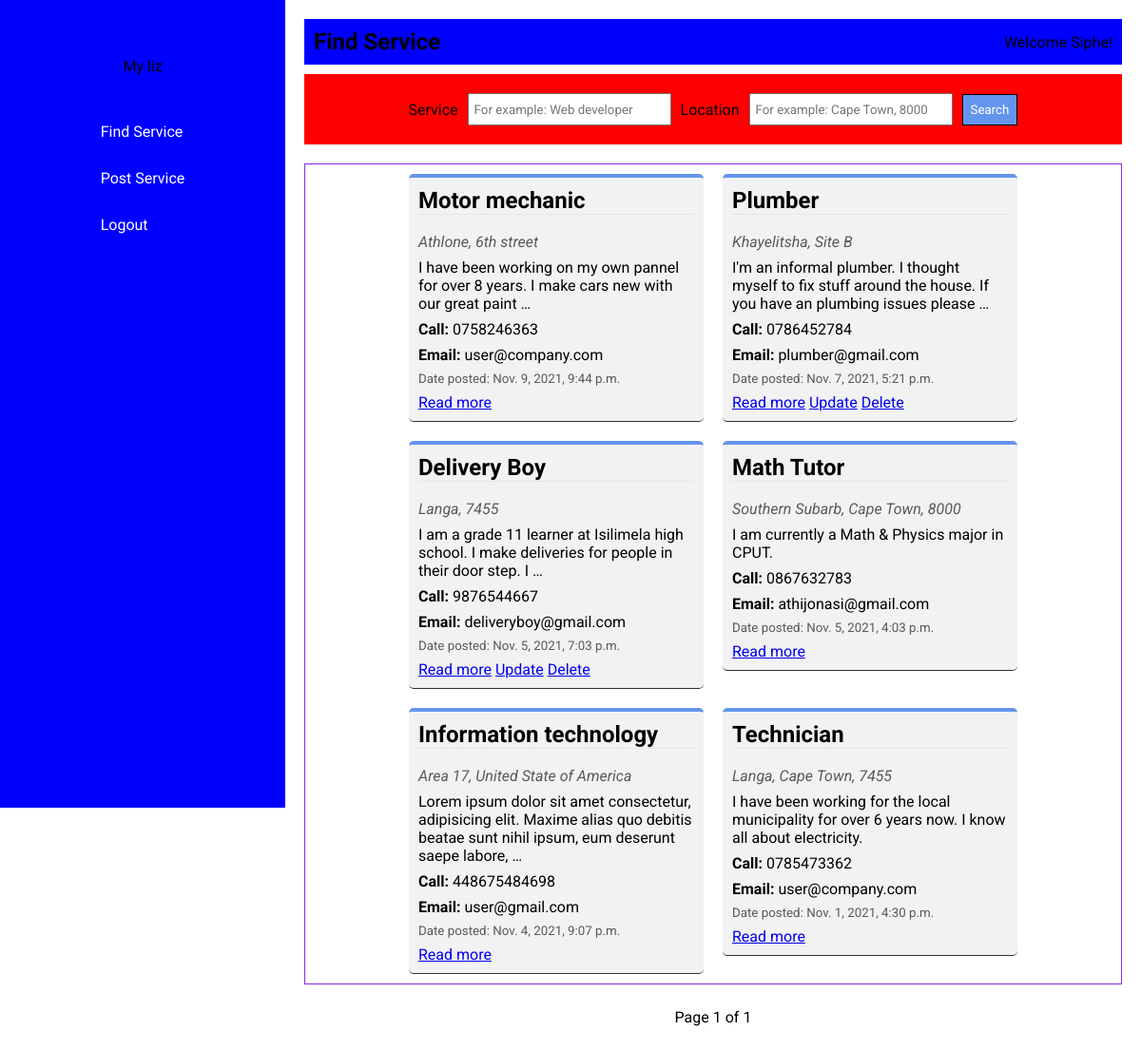
Before: / (signed in) with the older database file.
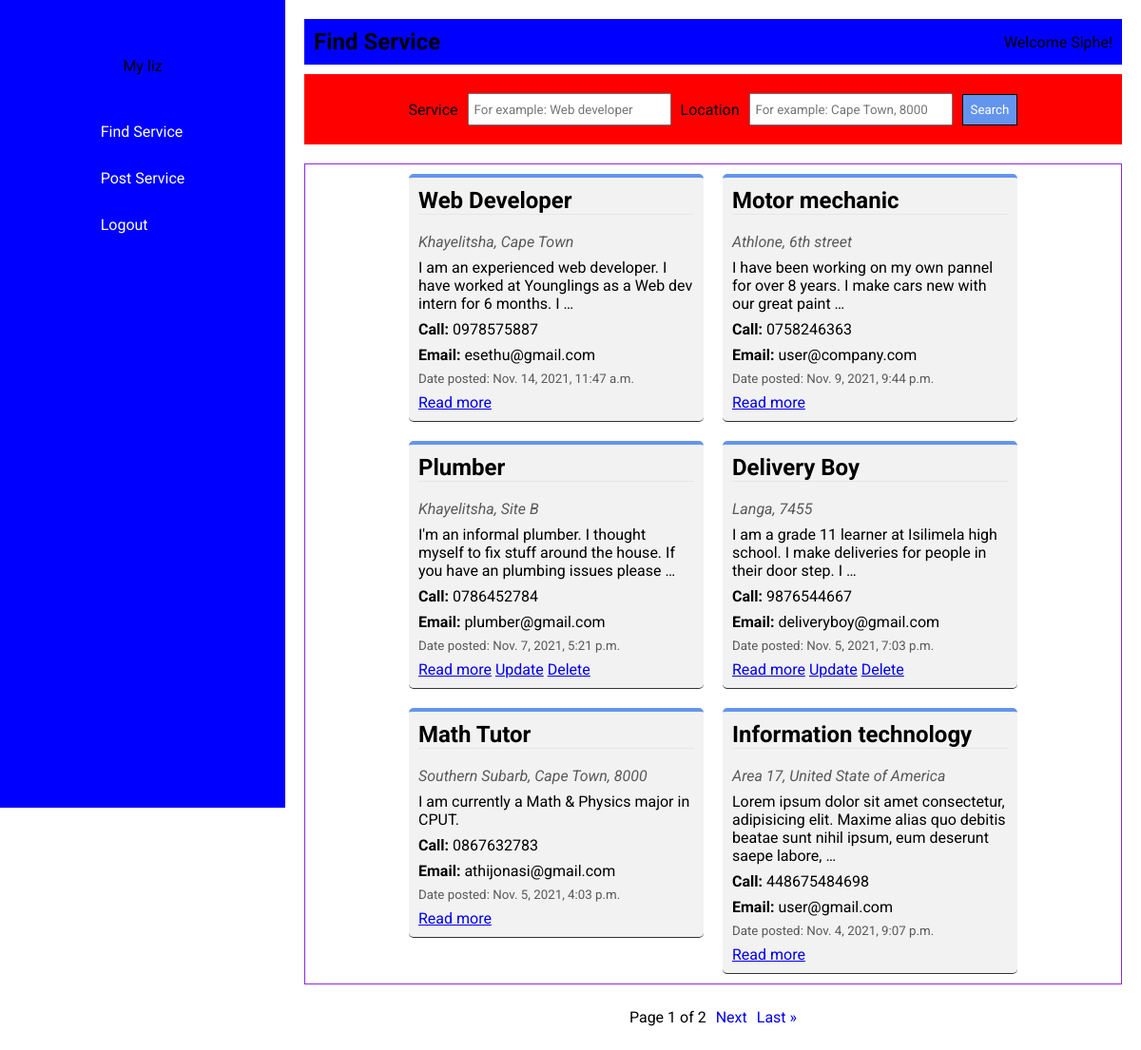
After: the same page with the newer database file.
### main/models.py (models this page shows, shortened)
class Service(models.Model):
    service_name = models.CharField(max_length=200)
    location = models.CharField(max_length=150)
    experience = models.CharField(max_length=400)
    phone = models.CharField(max_length=50)
    email = models.EmailField(max_length=50)
    datecreated = models.DateTimeField(default=datetime.now, blank=True)
    author = models.ForeignKey(User, on_delete=models.CASCADE)

### main/views.py (the view)
# urls.py: path('', views.index, name='index'),
@login_required(login_url='login')
def index(request):
    services = Service.objects.all().order_by('-datecreated')
    myFilter = ServiceFilter(request.GET, queryset=services)
    services = myFilter.qs
    p = Paginator(myFilter.qs, 6)
    page = request.GET.get('page')
    services = p.get_page(page)
    return render(request, 'index.html', {'services': services, 'myFilter': myFilter})

### main/templatetags/main_extras.py (called while the page is built)
@register.simple_tag
def my_url(value, field_name, urlencode=None):
    url = '?{}={}'.format(field_name, value)
    if urlencode:
        querystring = urlencode.split('&')
        filtered_querystring = filter(
            lambda p: p.split('=')[0] != field_name, querystring)
        encoded_querystring = '&'.join(filtered_querystring)
        url = '{}&{}'.format(url, encoded_querystring)
    return url

### templates/index.html (shortened to what this page needs)
{% extends 'base.html' %}
{% load main_extras %}
{% load static %}
{% block links %}
    <link rel="stylesheet" href="{% static 'main/css/home.css' %}">
{% endblock links %}
{% block content %}
    <div class="home-container">
        <div class="home-page-title">
            <h1>Find Service</h1>
            <a href="/profile">Welcome {{ request.user }}!</a>
        </div>
        <div class="home-search">
            <form id="filterForm" action="">
                {{ myFilter.form }}
                <button class="home-search-btn" type="submit">Search</button>
            </form>
        </div>
        <div class="home-service-container">
        {% for service in services %}
            <div class="home-service">
                <h1 id="service-contentc">{{ service.service_name }}</h1><br>
                <address id="service-content">{{ service.location }}</address>
                <p id="service-content">{{ service.experience|truncatewords:20 }}</p>
                <p id="service-content"><strong>Call:</strong> {{ service.phone }}</p>
                <p id="service-content"><strong>Email:</strong> {{ service.email }}</p>
                <small id="service-content">Date posted: {{ service.datecreated }}</small>
                <div class="service-btns">
                        <a id="service-content" href="/view_service/{{ service.id }}">Read more</a>
                    {% if user.is_authenticated and service.author.id == user.id %}
                        <a id="service-content" href="/update/{{ service.id }}">Update</a>
                        <a id="service-content" href="/delete/{{ service.id }}">Delete</a>
                    {% endif %}
                </div>
            </div>
        {% endfor %}
        </div>
        <div class="pagination">
            <span>
                Page {{ services.number }} of {{ services.paginator.num_pages }}
            </span>
            {% if services.has_next %}
            <a href="{% my_url services.next_page_number 'page' request.GET.urlencode %}">Next</a>
            <a href="{% my_url services.paginator.num_pages 'page' request.GET.urlencode %}">Last &raquo;</a>
            {% endif %}
        </div>
    </div>
{% endblock content %}

### templates/base.html (shortened to what this page needs)
{% load static %}
<!DOCTYPE html>
<html lang="en">
<head>
    <link rel="stylesheet" href="{% static 'main/css/style.css' %}">
    <link rel="stylesheet" href="{% static 'main/lib/bootstrap-icons/bootstrap-icons.css' %}">
    <link rel="stylesheet" href="{% static 'main/lib/boxicons/css/boxicons.min.css' %}">
    {% block links %}{% endblock links %}
</head>
<body>
    <header>
        <div class="logo">
            <p>My liz</p>
        </div>
        <nav class="navLinks">
            <ul id="menuLinks">
                <li>
                    <a href="/">Find Service</a>
                </li>
                <li>
                    <a href="/create">Post Service</a>
                </li>
                {% if user.is_authenticated %}
                <li>
                    <a href="/logout">Logout</a>
                </li>
                {% endif %}
            </ul>
        </nav>
    </header>
    <section>
        {% block content %}{% endblock content %}
    </section>
</body>
</html>

### static/main/css/style.css (style rules this page uses)
* { margin: 0px; padding: 0px; font-family: 'Roboto', sans-serif; }
body { display: flex; flex-direction: row; background-color: #fff; }
header { display: flex; flex-direction: column; align-items: center; height: 100vh; background-color: blue; width: fit-content; width: 300px; padding-top: 50px; position: fixed; }
.logo { margin: 10px; }
nav { margin: 10px; }
nav ul { flex-direction: column; width: 100%; text-align: left; }
nav ul li { list-style: none; margin-top: 30px; }
nav ul li a { text-decoration: none; color: #fff; margin: 10px; }
section { width: 100%; margin-left: 300px; height: fit-content; }

### static/main/css/home.css (style rules this page uses)
.home-container { margin: 20px; }
.home-container .home-page-title { display: flex; flex-direction: row; align-items: center; justify-content: space-between; background-color: blue; margin: 10px 0px 10px 0px; padding: 10px; }
.home-page-title a { text-decoration: none; color: #000; }
.home-container .home-search { background-color: red; padding: 10px; margin: 10px 0px 20px 0px; }
.home-container .home-search form { display: flex; flex-direction: row; flex-wrap: wrap; align-items: center; justify-content: center; }
.home-container .home-search form input { padding: 5px; margin: 10px; width: 200px; height: 20px; }
.home-search-btn { padding: 8px; background-color: cornflowerblue; border: 1px solid black; color: #fff; }
.home-service-container { display: flex; flex-wrap: wrap; align-items: flex-start; justify-content: center; border: 1px solid blueviolet; }
.home-service-container .home-service { display: flex; flex-direction: column; width: 290px; margin: 10px; background-color: rgb(242, 242, 242); padding: 10px; border-top: 4px solid cornflowerblue; border-bottom: 1px solid rgb(51, 51, 51); border-radius: 5px; }
.home-service h1 { border-bottom: 1px solid rgb(230, 230, 230) }
.home-service #service-content { margin-bottom: 8px; }
.home-service-container .home-service address, small { color: rgb(89, 89, 89); }
.pagination { display: flex; align-items: center; justify-content: center; margin: 20px; }
.pagination a, span { margin: 5px; text-decoration: none; }

Changed rows visible on the page:
no longer on this page (row unchanged): Service: service_name "Technician", location "Langa, Cape Town, 7455", experience "I have been working for the local municipality for over 6 years now. I know all about electricity.", phone "0785473362", email "user@company.com", datecreated "Nov. 1, 2021, 4:30 p.m."
added Service: service_name "Web Developer", location "Khayelitsha, Cape Town", experience "I am an experienced web developer. I have worked at Younglings as a Web dev intern for 6 months. I …", phone "0978575887", email "esethu@gmail.com", datecreated "Nov. 14, 2021, 11:47 a.m."
Other visible differences:
{{ services.paginator.num_pages }}: "1" → "2"
text now shown: "Next Last »"
